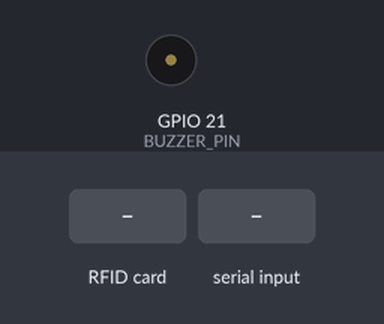
The sketch below on a simulated ESP32. Parts: buzzer (waves = sounding, pin HIGH). Inputs (shaded band) come from the test bench. WiFi joins after 1.5 s; servers stay silent unless stated; uploads are accepted with an empty reply; what the sketch prints to the serial monitor is not drawn.

Above: at 3.1 s.
3.2 s: RFID card 5E 7A 19 C4 held to the reader
At 3.29 s:
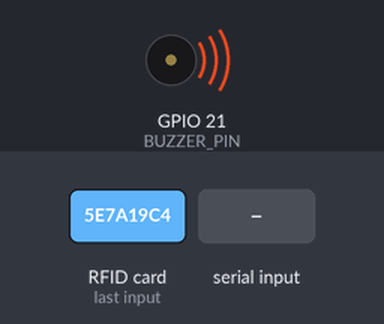
4.8 s: "BUY 1\n" received over Serial
6.3 s: "90 45\n" received over Serial
Timing chart, 0 to 9.3 s (numbered marks = the images above; inputs shaded):
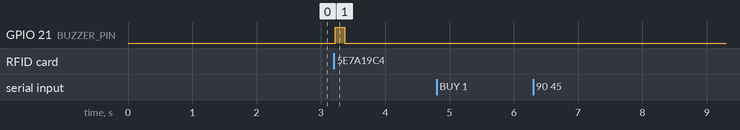

Measured:
- after the input at 3.2 s, GPIO 21 (BUZZER_PIN): LOW → HIGH at once, → LOW 0.15 s later
- after the input at 4.8 s, every drawn part: stays the same
- after the input at 6.3 s, every drawn part: stays the same

The sketch:

kasir_fix.ino
```cpp
/*
  ESP32 + RC522: Push UID ke server (rfid_latest + rfid_scans) agar POS (pos.php)
  bisa mengambilnya lewat get_uid.php. Opsional: uji transaksi via serial:
  Kirim: BUY <barang_id> <qty>  (butuh uid terakhir tersimpan)

  DB rujukan:
  - rfid_latest(id=1, uid, seen_at)        -> UID terakhir terbaca
  - rfid_scans(uid, device_id, idempotency_key, note) -> log scan
  - santri(rfid_uid, saldo, aktif)         -> cocokan uid dan saldo/aktif
  - transaksi / transaksi_items / barang   -> pembelian & update stok
*/

#include <WiFi.h>
#include <HTTPClient.h>
#include <SPI.h>
#include <MFRC522.h>

// === BUZZER (Active buzzer) ===
#define BUZZER_PIN 21        // ubah pin sesuai wiring
#define BUZZER_ACTIVE_HIGH 1 // 1: HIGH=ON, 0: LOW=ON


// ==== Hardware RC522 (sesuaikan jika perlu) ====
#define SS_PIN   5
#define RST_PIN 22
MFRC522 mfrc522(SS_PIN, RST_PIN);

// ==== WiFi ====
const char* WIFI_SSID = "MTsbu Selatan";
const char* WIFI_PASS = "@BPMtsbu104.";

// ==== Server ====
const char* SERVER_HOST = "192.168.0.119"; // IP/domain server
const uint16_t SERVER_PORT = 80;
const char* BASE_PATH   = "/projekTA";     // kosongkan "" jika aplikasi di root

// Endpoint untuk push UID terbaru (harap arahkannya ke script yang meng-UPDATE rfid_latest
// dan INSERT ke rfid_scans). Misal kamu sudah punya "save_card.php" di project lama.
const char* API_SAVE_UID = "/api/save_card.php";

// Endpoint API beli sesuai web POS kamu (pos.php memanggil ./api/beli.php)
const char* API_BELI     = "/api/beli.php";

// ==== Opsi ====
const bool ENABLE_SERIAL_BUY_TEST = true;  // true: aktifkan perintah serial "BUY <id_barang> <qty>"
const unsigned long RESCAN_COOLDOWN_MS = 1500; // jeda antar-scan untuk anti double

// ==== State ====
String lastUID = "";
unsigned long lastScanAt = 0;

// ==== Util ====
String httpBase() {
  String b = "http://";
  b += SERVER_HOST;
  if (SERVER_PORT != 80) { b += ":" + String(SERVER_PORT); }
  if (String(BASE_PATH).length() > 0) b += String(BASE_PATH);
  return b;
}

// Dapatkan "device_id" sederhana dari MAC
// --- sebelum (yang error) ---
// esp_read_mac(mac, ESP_MAC_WIFI_STA);

// --- sesudah (aman di ESP32 & tidak tergantung IDF) ---
String getDeviceId() {
  uint8_t mac[6];
  WiFi.macAddress(mac);  // ambil MAC STA
  char buf[20];
  snprintf(buf, sizeof(buf), "ESP32-%02X%02X%02X", mac[3], mac[4], mac[5]);
  return String(buf);
}

String makeIdempotencyKey() {
  uint8_t mac[6];
  WiFi.macAddress(mac);
  char buf[40];
  snprintf(buf, sizeof(buf), "%lu-%02X%02X%02X",
           (unsigned long)millis(), mac[3], mac[4], mac[5]);
  return String(buf);
}


// POST x-www-form-urlencoded sederhana
bool httpPostForm(const String& url, const String& formBody, String &resp, int &code) {
  HTTPClient http;
  http.setTimeout(6000);
  http.begin(url);
  http.addHeader("Content-Type", "application/x-www-form-urlencoded");
  code = http.POST(formBody);
  resp = http.getString();
  http.end();
  return (code > 0);
}

// Kirim UID terbaru ke server -> untuk diambil pos.php lewat get_uid.php
bool pushUIDToServer(const String& uid) {
  String url  = httpBase() + String(API_SAVE_UID); // contoh: http://IP/projekTA/api/save_card.php
  String form = "uid=" + uid +
                "&device_id=" + getDeviceId() +
                "&idempotency_key=" + makeIdempotencyKey() +
                "&note=scan";

  Serial.println("[HTTP] POST " + url);
  String resp; int code;
  if (!httpPostForm(url, form, resp, code)) {
    Serial.println("[HTTP] gagal kirim (koneksi).");
    return false;
  }
  Serial.printf("[HTTP %d] %s\n", code, resp.c_str());
  return (code >= 200 && code < 300);
}

// Uji langsung API beli.php (opsional, untuk debug dari serial monitor)
void buyViaApi(const String& uid, int barangId, int qty) {
  if (uid.length() == 0) {
    Serial.println("[BUY] UID kosong. Scan kartu dulu.");
    return;
  }
  String url  = httpBase() + String(API_BELI);     // contoh: http://IP/projekTA/api/beli.php
  String form = "uid=" + uid + "&barang_id=" + String(barangId) + "&qty=" + String(qty);

  Serial.println("[BUY] POST " + url + " -> " + form);
  String resp; int code;
  if (!httpPostForm(url, form, resp, code)) {
    Serial.println("[BUY] Gagal kirim (koneksi).");
    return;
  }
  Serial.printf("[BUY HTTP %d] %s\n", code, resp.c_str());
}

// ==== Arduino ====
void connectWiFi() {
  WiFi.mode(WIFI_STA);
  WiFi.begin(WIFI_SSID, WIFI_PASS);
  Serial.print("WiFi connecting");
  uint8_t tries = 0;
  while (WiFi.status() != WL_CONNECTED && tries < 40) {
    delay(500);
    Serial.print(".");
    tries++;
  }
  Serial.println();
  if (WiFi.status() == WL_CONNECTED) {
    Serial.print("WiFi OK, IP: ");
    Serial.println(WiFi.localIP());
  } else {
    Serial.println("WiFi gagal. Akan dicoba lagi di loop.");
  }
}


// === Buzzer helpers ===
void buzzerWrite(bool on) {
  digitalWrite(BUZZER_PIN, BUZZER_ACTIVE_HIGH ? (on ? HIGH : LOW) : (on ? LOW : HIGH));
}
void beep(int onMs=50, int offMs=0) {
  buzzerWrite(true);
  delay(onMs);
  buzzerWrite(false);
  if (offMs>0) delay(offMs);
}
void beepSuccess() { beep(150, 0); }
void beepError()   { for (int i=0;i<3;i++){ beep(70, 70);} }

void setup() {
  // Buzzer init
  pinMode(BUZZER_PIN, OUTPUT);
  buzzerWrite(false);

  Serial.begin(115200);
  delay(400);
  SPI.begin();
  mfrc522.PCD_Init();
  connectWiFi();
  Serial.println("Siap. Tempelkan kartu...");
}

void handleSerialCommand() {
  if (!ENABLE_SERIAL_BUY_TEST) return;
  if (!Serial.available()) return;

  String line = Serial.readStringUntil('\n');
  line.trim();
  if (line.length() == 0) return;

  // Format: BUY <id_barang> <qty>
  if (line.startsWith("BUY") || line.startsWith("buy")) {
    int sp1 = line.indexOf(' ');
    int sp2 = line.indexOf(' ', sp1 + 1);
    if (sp1 > 0 && sp2 > sp1) {
      int idb = line.substring(sp1 + 1, sp2).toInt();
      int qty = line.substring(sp2 + 1).toInt();
      if (idb > 0 && qty > 0) {
        buyViaApi(lastUID, idb, qty);
      } else {
        Serial.println("Format: BUY <id_barang> <qty>");
      }
    } else {
      Serial.println("Format: BUY <id_barang> <qty>");
    }
  } else {
    Serial.println("Perintah tak dikenali. Contoh: BUY 1 1");
  }
}

void loop() {
  if (WiFi.status() != WL_CONNECTED) {
    connectWiFi();
  }

  handleSerialCommand();

  // Baca kartu
  if (!mfrc522.PICC_IsNewCardPresent()) return;
  if (!mfrc522.PICC_ReadCardSerial())   return;

  // Anti double-scan terlalu cepat
  if (millis() - lastScanAt < RESCAN_COOLDOWN_MS) {
    mfrc522.PICC_HaltA();
    mfrc522.PCD_StopCrypto1();
    return;
  }

  // Bentuk UID HEX uppercase tanpa spasi, mis: 43217D28
  String uid = "";
  for (byte i = 0; i < mfrc522.uid.size; i++) {
    if (mfrc522.uid.uidByte[i] < 0x10) uid += "0";
    uid += String(mfrc522.uid.uidByte[i], HEX);
  }
  uid.toUpperCase();

  lastUID   = uid;
  lastScanAt = millis();

  Serial.print("UID: ");
  Serial.println(uid);
  beepSuccess();


  // Dorong UID ke server agar pos.php bisa membacanya via get_uid.php
  if (!pushUIDToServer(uid)) {
    beepError();
  }


  // Hentikan komunikasi kartu
  mfrc522.PICC_HaltA();
  mfrc522.PCD_StopCrypto1();
}
```
